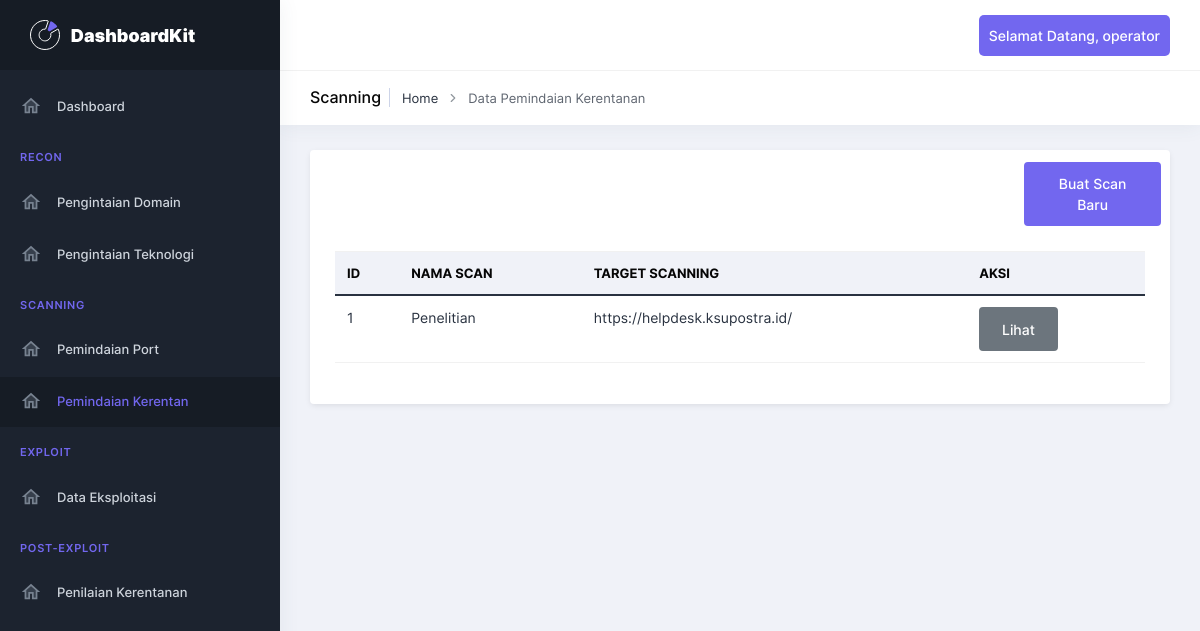
The page /viewVuln (signed in) on the database its author committed.
### models.py (models this page shows, shortened)
class User(db.Model, UserMixin):
    id_user = db.Column(db.Integer, primary_key=True)
    username = db.Column(db.String(150), unique=True, nullable=False)
    password = db.Column(db.String(150), nullable=False)
    role = db.Column(db.String(50), nullable=False)

class Scan(db.Model):
    id = db.Column(db.Integer, primary_key=True)
    id_user = db.Column(db.Integer, db.ForeignKey('user.id_user'), nullable=False)
    nama = db.Column(db.String(255), nullable=False)
    target = db.Column(db.String(255), nullable=False)
    path = db.Column(db.String(255), nullable=False)
    dt = db.Column(db.DateTime, default=datetime.utcnow)

### app.py (the view)
@app.route('/viewVuln')
@login_required
@role_required('operator')
def viewVuln():
    user_role = current_user.role
    username = current_user.username
    return render_template('viewVuln.html',username=username,role=user_role, data=get_data())

### app.py (called while the page is built)
def get_data():
    return Scan.query.filter_by(id_user=current_user.id_user).all()

@login_manager.user_loader
def load_user(user_id):
    return User.query.get(int(user_id))

### templates/viewVuln.html (shortened to what this page needs)
{% extends "layouts/base.html" %}
{% block content %}
    <section class="pc-container">
        <div class="pcoded-content">
            <div class="page-header">
                <div class="page-block">
                    <div class="row align-items-center">
                        <div class="col-md-12">
                            <div class="page-header-title">
                                <h5 class="m-b-10">Scanning</h5>
                            </div>
                            <ul class="breadcrumb">
                                <li class="breadcrumb-item"><a href="index.html">Home</a></li>
                                <li class="breadcrumb-item"><a href="#!">Data Pemindaian Kerentanan</a></li>
                            </ul>
                        </div>
                    </div>
                </div>
            </div>
            <div class="row">
                <div class="col-md-12">
                    <div class="card">
                        <button type="button" style="width: 16%; margin-left: 83%;margin-top: 12px;" class="btn btn-primary" data-toggle="modal" data-target="#createScanModal">Buat Scan Baru</button>
                        <div class="card-body table-border-style">
                            <div class="table-responsive">
                                <table class="table">
                                    <thead>
                                        <tr>
                                            <th>ID</th>
                                            <th>Nama Scan</th>
                                            <th>Target Scanning</th>
                                            <th>Aksi</th>
                                        </tr>
                                    </thead>
                                    <tbody>
                                        {% for scan in data %}
                                        <tr>
                                            <td>{{ scan.id }}</td>
                                            <td>{{ scan.nama }}</td>
                                            <td>{{ scan.target }}</td>
                                            <td><button type="button" class="btn btn-secondary" onclick="window.location.href = '/laporan/{{ scan.path }}';">Lihat</button></td>
                                        </tr>
                                        {% endfor %}
                                    </tbody>
                                </table>
                            </div>
                        </div>
                    </div>
                </div>
            </div>
        </div>
    </section>
{% endblock content %}

### templates/includes/navigation.html (shortened to what this page needs)
	<header class="pc-header ">
		<div class="header-wrapper">
			<div class="ms-auto">
				<ul class="list-unstyled">
					<li class="dropdown pc-h-item">
						<a class="pc-head-link dropdown-toggle arrow-none me-0" data-bs-toggle="dropdown" href="#" role="button"
							aria-haspopup="false" aria-expanded="false"style="background-color: #7267EF;  color: white; padding: 10px; border-radius: 5px;">
							Selamat Datang, {{ username }}
						</a>
					</li>
				</ul>
			</div>
		</div>
	</header>

### rows shown on the page
User: username "operator"
Scan: id "1", nama "Penelitian", target "https://helpdesk.ksupostra.id/"
